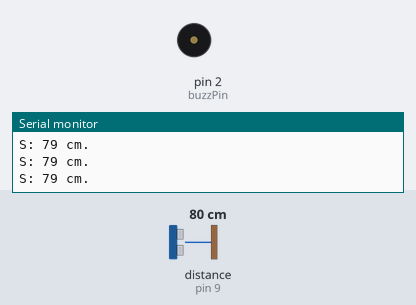
Recording of a sketch running on a simulated Arduino Uno, built with avr-gcc and run on an emulated ATmega328P. Shown: buzzer (waves = sounding, pin HIGH), the last lines printed to the serial monitor. Wiring (inferred from the names in the program): ultrasonic range finder: trigger pin 10; echo pin 9. Inputs (shaded band) come from the test bench; at power-on: distance to the obstacle (sensor on pin 9) 80 cm. The echo pulse lasts 58.3 µs per cm; pins used as bus, display or sensor lines are not drawn.

Above: at 1.2 s.
1.3 s: distance to the obstacle (sensor on pin 9) set to 33 cm
2.8 s: distance to the obstacle (sensor on pin 9) set to 27 cm
At 4.0 s:
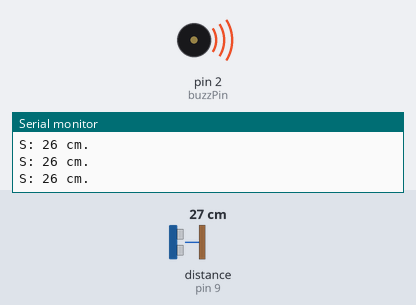
4.3 s: distance to the obstacle (sensor on pin 9) set to 35 cm
At 5.0 s:
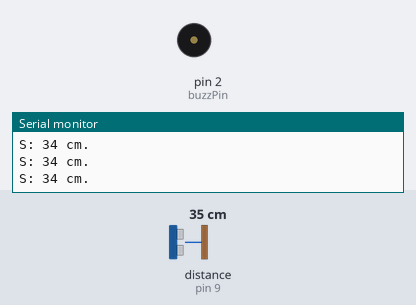
5.8 s: distance to the obstacle (sensor on pin 9) set to 2 cm
At 7.2 s:
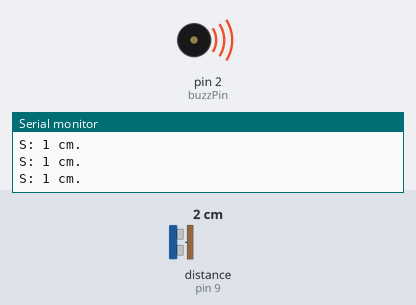
Timing chart, 0 to 8.3 s (numbered marks = the images above; inputs shaded):
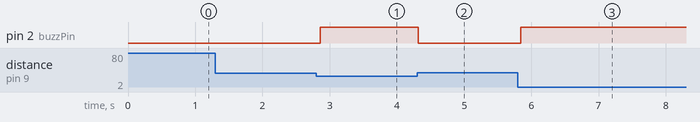

The sketch:

Sonar_sensor_and_Buzzer_and_distance.ino
```cpp
int const trigPin = 10;
int const echoPin = 9;
int const buzzPin = 2;
void setup()
{
pinMode(trigPin, OUTPUT);
pinMode(echoPin, INPUT);
pinMode(buzzPin, OUTPUT);
Serial.begin(9600);
}
void loop()
{

int duration, distance;
digitalWrite(trigPin, HIGH);
delay(1);
digitalWrite(trigPin, LOW);
duration = pulseIn(echoPin, HIGH);
// Distance is half the duration devided by 29.1 (from datasheet)
distance = (duration/2) / 29.1;
if (distance < 30) {
digitalWrite(buzzPin, HIGH);
} else {

digitalWrite(buzzPin, LOW);
}
delay(60);
  Serial.print("S: ");
  Serial.print(distance);
  Serial.println(" cm.");
}


//int echopin1 = 2;
//int trigpin1 = 6;
//int buzzer = 11;
//int time1;
//int cm1;
//
//
//
//
//void setup() {
//  // put your setup code here, to run once:
//  pinMode(trigpin1,OUTPUT);
//  pinMode(echopin1,INPUT);
//  Serial.begin(9600);
//
//}
//
//void loop() {
//  // put your main code here, to run repeatedly:
//  digitalWrite(trigpin1,LOW);
//
//  delayMicroseconds(2);
//
//
//  digitalWrite(trigpin1,HIGH);
//
//
//  delayMicroseconds(5);
//
//  digitalWrite(trigpin1,LOW);
//
//
//  time1 = pulseIn(echopin1,HIGH);
//  cm1 = (time1/58.82);
//
//
//  Serial.print("S1: ");
//  Serial.print(cm1);
//  Serial.println(" cm.");
//
//  if (cm1<5){
//   digitalWrite(buzzer,HIGH);
//  }
//  else{
//    digitalWrite(buzzer,LOW);
//  }
//}
```

Measured:
- the behaviour switches between 31 and 30 cm on distance to the obstacle (sensor on pin 9) (found by bisection; images 0 and 1)
- after the input at 2.8 s, pin 2 (buzzPin): LOW → HIGH after 0.06 s
- after the input at 4.3 s, pin 2 (buzzPin): HIGH → LOW at once
- after the input at 5.8 s, pin 2 (buzzPin): LOW → HIGH at once
